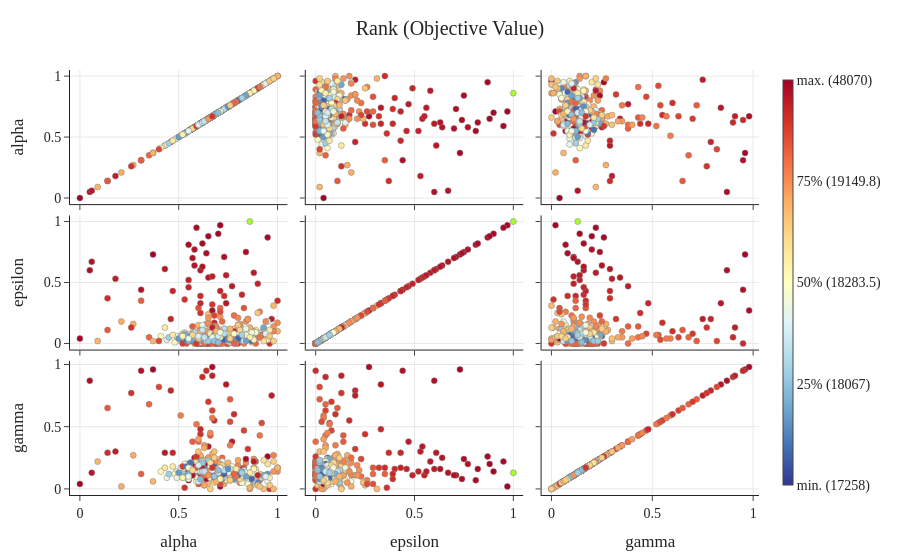

Notebook cell for this chart:
### Markdown cell above
### Rank Plot

### Code cell
fig_rank = plot_rank(study)

fig_rank = apply_latex_style(fig_rank)

fig_rank

### Figure 1 — Plotly figure (JSON) as saved in the notebook; plotly's stock layout.template omitted (floating-point values rounded to 4 significant figures; data arrays with more than 128 entries replaced by an {"elided": "..."} marker saying what was removed)
{"data": [{"hovertemplate": "%{hovertext}<extra></extra>", "hovertext": {"elided": "500 str values"}, "marker": {"color": {"elided": "500 str values"}, "line": {"color": "Grey", "width": 0.5}}, "mode": "markers", "showlegend": false, "type": "scatter", "x": {"elided": "500 float values"}, "xaxis": "x", "y": {"elided": "500 float values"}, "yaxis": "y"}, {"hovertemplate": "%{hovertext}<extra></extra>", "hovertext": {"elided": "500 str values"}, "marker": {"color": {"elided": "500 str values"}, "line": {"color": "Grey", "width": 0.5}}, "mode": "markers", "showlegend": false, "type": "scatter", "x": {"elided": "500 float values"}, "xaxis": "x4", "y": {"elided": "500 float values"}, "yaxis": "y4"}, {"hovertemplate": "%{hovertext}<extra></extra>", "hovertext": {"elided": "500 str values"}, "marker": {"color": {"elided": "500 str values"}, "line": {"color": "Grey", "width": 0.5}}, "mode": "markers", "showlegend": false, "type": "scatter", "x": {"elided": "500 float values"}, "xaxis": "x7", "y": {"elided": "500 float values"}, "yaxis": "y7"}, {"hovertemplate": "%{hovertext}<extra></extra>", "hovertext": {"elided": "500 str values"}, "marker": {"color": {"elided": "500 str values"}, "line": {"color": "Grey", "width": 0.5}}, "mode": "markers", "showlegend": false, "type": "scatter", "x": {"elided": "500 float values"}, "xaxis": "x2", "y": {"elided": "500 float values"}, "yaxis": "y2"}, {"hovertemplate": "%{hovertext}<extra></extra>", "hovertext": {"elided": "500 str values"}, "marker": {"color": {"elided": "500 str values"}, "line": {"color": "Grey", "width": 0.5}}, "mode": "markers", "showlegend": false, "type": "scatter", "x": {"elided": "500 float values"}, "xaxis": "x5", "y": {"elided": "500 float values"}, "yaxis": "y5"}, {"hovertemplate": "%{hovertext}<extra></extra>", "hovertext": {"elided": "500 str values"}, "marker": {"color": {"elided": "500 str values"}, "line": {"color": "Grey", "width": 0.5}}, "mode": "markers", "showlegend": false, "type": "scatter", "x": {"elided": "500 float values"}, "xaxis": "x8", "y": {"elided": "500 float values"}, "yaxis": "y8"}, {"hovertemplate": "%{hovertext}<extra></extra>", "hovertext": {"elided": "500 str values"}, "marker": {"color": {"elided": "500 str values"}, "line": {"color": "Grey", "width": 0.5}}, "mode": "markers", "showlegend": false, "type": "scatter", "x": {"elided": "500 float values"}, "xaxis": "x3", "y": {"elided": "500 float values"}, "yaxis": "y3"}, {"hovertemplate": "%{hovertext}<extra></extra>", "hovertext": {"elided": "500 str values"}, "marker": {"color": {"elided": "500 str values"}, "line": {"color": "Grey", "width": 0.5}}, "mode": "markers", "showlegend": false, "type": "scatter", "x": {"elided": "500 float values"}, "xaxis": "x6", "y": {"elided": "500 float values"}, "yaxis": "y6"}, {"hovertemplate": "%{hovertext}<extra></extra>", "hovertext": {"elided": "500 str values"}, "marker": {"color": {"elided": "500 str values"}, "line": {"color": "Grey", "width": 0.5}}, "mode": "markers", "showlegend": false, "type": "scatter", "x": {"elided": "500 float values"}, "xaxis": "x9", "y": {"elided": "500 float values"}, "yaxis": "y9"}, {"hoverinfo": "none", "marker": {"cmax": 1, "cmin": 0, "colorbar": {"thickness": 10, "ticktext": ["min. (17258)", "25% (18067)", "50% (18283.5)", "75% (19149.8)", "max. (48070)"], "tickvals": [0, 0.25, 0.5, 0.75, 1]}, "colorscale": [[0, "rgb(49,54,149)"], [0.1, "rgb(69,117,180)"], [0.2, "rgb(116,173,209)"], [0.3, "rgb(171,217,233)"], [0.4, "rgb(224,243,248)"], [0.5, "rgb(255,255,191)"], [0.6, "rgb(254,224,144)"], [0.7, "rgb(253,174,97)"], [0.8, "rgb(244,109,67)"], [0.9, "rgb(215,48,39)"], [1, "rgb(165,0,38)"]], "showscale": true}, "mode": "markers", "showlegend": false, "type": "scatter", "x": [null], "y": [null]}], "layout": {"font": {"family": "Computer Modern", "size": 14}, "legend": {"bgcolor": "rgba(255,255,255,0.8)", "borderwidth": 0}, "margin": {"b": 60, "l": 70, "r": 30, "t": 70}, "title": {"text": "Rank (Objective Value)", "x": 0.5, "xanchor": "center"}, "xaxis": {"anchor": "y", "domain": [0, 0.3156], "gridcolor": "lightgray", "gridwidth": 0.5, "matches": "x7", "range": [-0.05, 1.05], "showgrid": true, "showticklabels": false, "zeroline": false}, "xaxis2": {"anchor": "y2", "domain": [0.3422, 0.6578], "gridcolor": "lightgray", "gridwidth": 0.5, "matches": "x8", "range": [-0.05, 1.05], "showgrid": true, "showticklabels": false, "zeroline": false}, "xaxis3": {"anchor": "y3", "domain": [0.6844, 1], "gridcolor": "lightgray", "gridwidth": 0.5, "matches": "x9", "range": [-0.049, 1.029], "showgrid": true, "showticklabels": false, "zeroline": false}, "xaxis4": {"anchor": "y4", "domain": [0, 0.3156], "gridcolor": "lightgray", "gridwidth": 0.5, "matches": "x7", "range": [-0.05, 1.05], "showgrid": true, "showticklabels": false, "zeroline": false}, "xaxis5": {"anchor": "y5", "domain": [0.3422, 0.6578], "gridcolor": "lightgray", "gridwidth": 0.5, "matches": "x8", "range": [-0.05, 1.05], "showgrid": true, "showticklabels": false, "zeroline": false}, "xaxis6": {"anchor": "y6", "domain": [0.6844, 1], "gridcolor": "lightgray", "gridwidth": 0.5, "matches": "x9", "range": [-0.049, 1.029], "showgrid": true, "showticklabels": false, "zeroline": false}, "xaxis7": {"anchor": "y7", "domain": [0, 0.3156], "gridcolor": "lightgray", "gridwidth": 0.5, "range": [-0.05, 1.05], "showgrid": true, "title": {"text": "alpha"}, "zeroline": false}, "xaxis8": {"anchor": "y8", "domain": [0.3422, 0.6578], "gridcolor": "lightgray", "gridwidth": 0.5, "range": [-0.05, 1.05], "showgrid": true, "title": {"text": "epsilon"}, "zeroline": false}, "xaxis9": {"anchor": "y9", "domain": [0.6844, 1], "gridcolor": "lightgray", "gridwidth": 0.5, "range": [-0.049, 1.029], "showgrid": true, "title": {"text": "gamma"}, "zeroline": false}, "yaxis": {"anchor": "x", "domain": [0.6844, 1], "gridcolor": "lightgray", "gridwidth": 0.5, "range": [-0.05, 1.05], "showgrid": true, "title": {"text": "alpha"}, "zeroline": false}, "yaxis2": {"anchor": "x2", "domain": [0.6844, 1], "gridcolor": "lightgray", "gridwidth": 0.5, "matches": "y", "range": [-0.05, 1.05], "showgrid": true, "showticklabels": false, "zeroline": false}, "yaxis3": {"anchor": "x3", "domain": [0.6844, 1], "gridcolor": "lightgray", "gridwidth": 0.5, "matches": "y", "range": [-0.05, 1.05], "showgrid": true, "showticklabels": false, "zeroline": false}, "yaxis4": {"anchor": "x4", "domain": [0.3422, 0.6578], "gridcolor": "lightgray", "gridwidth": 0.5, "range": [-0.05, 1.05], "showgrid": true, "title": {"text": "epsilon"}, "zeroline": false}, "yaxis5": {"anchor": "x5", "domain": [0.3422, 0.6578], "gridcolor": "lightgray", "gridwidth": 0.5, "matches": "y4", "range": [-0.05, 1.05], "showgrid": true, "showticklabels": false, "zeroline": false}, "yaxis6": {"anchor": "x6", "domain": [0.3422, 0.6578], "gridcolor": "lightgray", "gridwidth": 0.5, "matches": "y4", "range": [-0.05, 1.05], "showgrid": true, "showticklabels": false, "zeroline": false}, "yaxis7": {"anchor": "x7", "domain": [0, 0.3156], "gridcolor": "lightgray", "gridwidth": 0.5, "range": [-0.049, 1.029], "showgrid": true, "title": {"text": "gamma"}, "zeroline": false}, "yaxis8": {"anchor": "x8", "domain": [0, 0.3156], "gridcolor": "lightgray", "gridwidth": 0.5, "matches": "y7", "range": [-0.049, 1.029], "showgrid": true, "showticklabels": false, "zeroline": false}, "yaxis9": {"anchor": "x9", "domain": [0, 0.3156], "gridcolor": "lightgray", "gridwidth": 0.5, "matches": "y7", "range": [-0.049, 1.029], "showgrid": true, "showticklabels": false, "zeroline": false}}}
